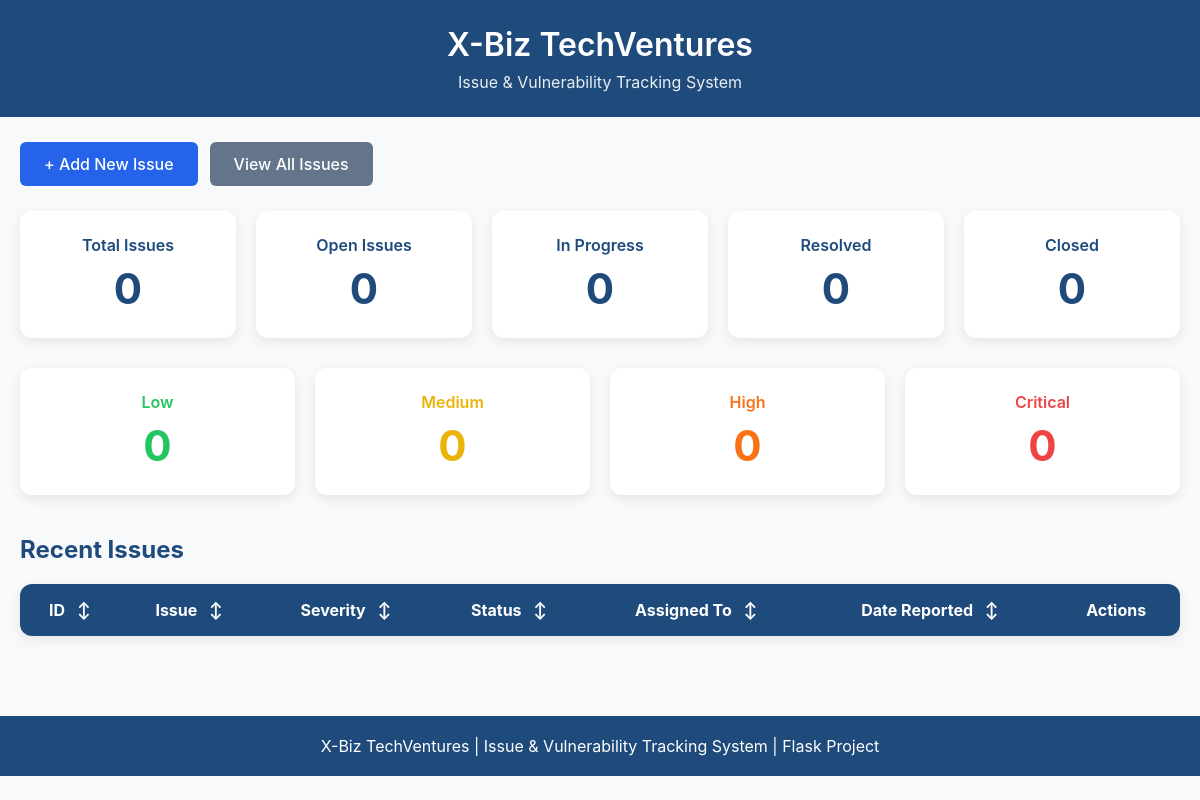
/, run on an earlier commit of the app's database.
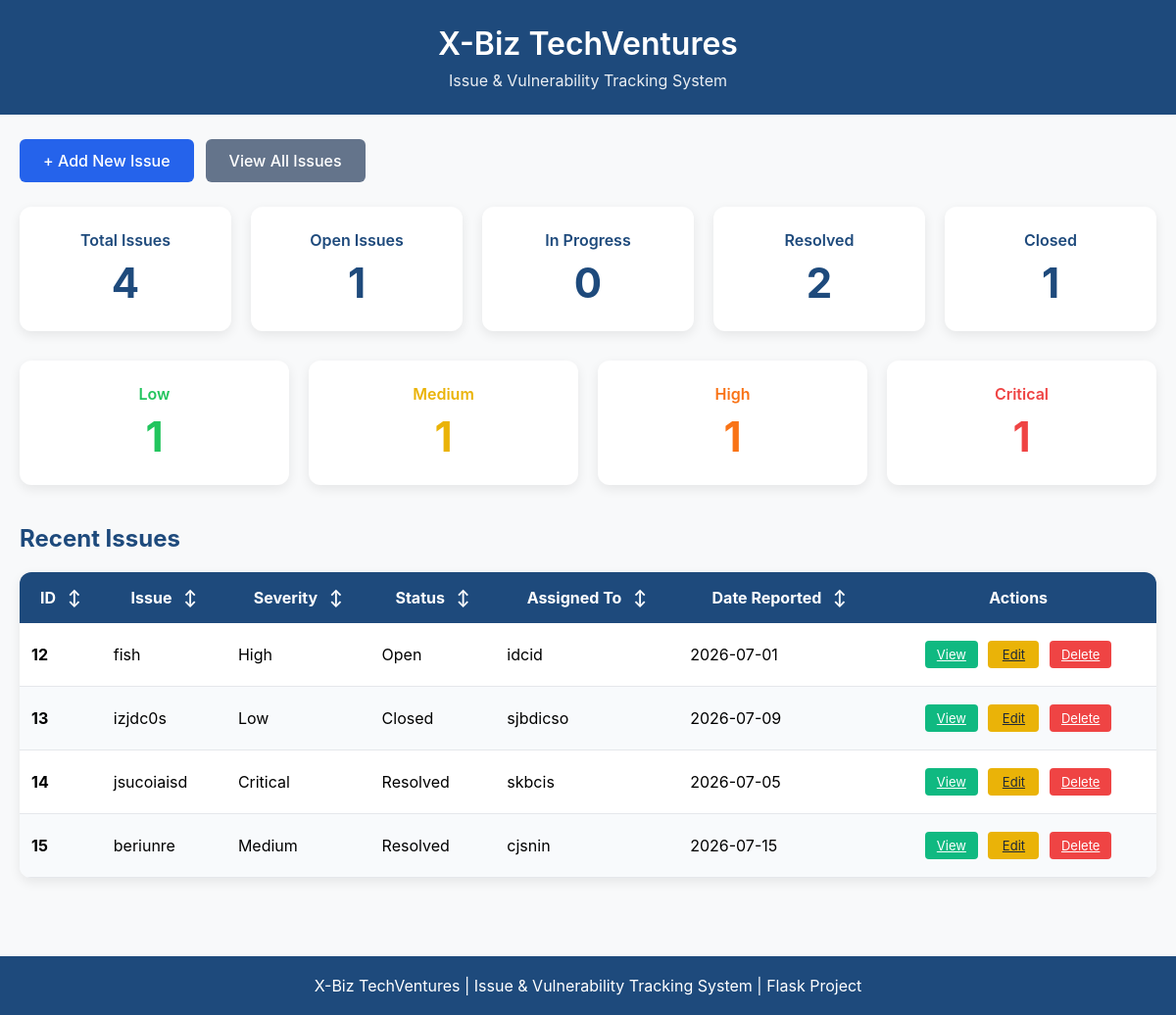
And on a later commit of the database.
### tables this page shows
CREATE TABLE issues(
            id INTEGER PRIMARY KEY AUTOINCREMENT,
            title TEXT NOT NULL,
            description TEXT NOT NULL,
            severity TEXT NOT NULL,
            status TEXT NOT NULL,
            assigned_to TEXT,
            date_reported DATE,
            cve TEXT,
            remediation TEXT,
            created_at TIMESTAMP DEFAULT CURRENT_TIMESTAMP,
            last_updated TIMESTAMP DEFAULT CURRENT_TIMESTAMP
        );

### app.py (the view)
@app.route("/")
def home():
    connection = sqlite3.connect("issues.db")
    connection.row_factory = sqlite3.Row
    cursor = connection.cursor()
    cursor.execute("SELECT * FROM issues ORDER BY id ASC")
    issues = cursor.fetchall()
    cursor.execute("SELECT COUNT(*) FROM issues")
    total_issues = cursor.fetchone()[0]
    cursor.execute("SELECT COUNT(*) FROM issues WHERE status='Open'")
    open_issues = cursor.fetchone()[0]
    cursor.execute("SELECT COUNT(*) FROM issues WHERE status='In Progress'")
    in_progress_issues = cursor.fetchone()[0]
    cursor.execute("SELECT COUNT(*) FROM issues WHERE status='Resolved'")
    resolved_issues = cursor.fetchone()[0]
    cursor.execute("SELECT COUNT(*) FROM issues WHERE status='Closed'")
    closed_issues = cursor.fetchone()[0]
    cursor.execute("SELECT COUNT(*) FROM issues WHERE severity='Low'")
    low_severity = cursor.fetchone()[0]
    cursor.execute("SELECT COUNT(*) FROM issues WHERE severity='Medium'")
    medium_severity = cursor.fetchone()[0]
    cursor.execute("SELECT COUNT(*) FROM issues WHERE severity='High'")
    high_severity = cursor.fetchone()[0]
    cursor.execute("SELECT COUNT(*) FROM issues WHERE severity='Critical'")
    critical_severity = cursor.fetchone()[0]
    connection.close()
    return render_template(
        "home.html",
        issues=issues,
        total_issues=total_issues,
        open_issues=open_issues,
        in_progress_issues=in_progress_issues,
        resolved_issues=resolved_issues,
        closed_issues=closed_issues,
        low_severity=low_severity,
        medium_severity=medium_severity,
        high_severity=high_severity,
        critical_severity=critical_severity
    )

### templates/home.html (shortened to what this page needs)
<!DOCTYPE html>
<html lang="en">
<head>
</head>
<body>
<header>
    <div class="header-content">
        <h1>X-Biz TechVentures</h1>
        <p class="subtitle">Issue &amp; Vulnerability Tracking System</p>
    </div>
</header>
<div class="nav-buttons">
    <a href="/add_issue" class="btn btn-primary">+ Add New Issue</a>
    <a href="/issues" class="btn btn-secondary">View All Issues</a>
</div>
<div class="container">
    <div class="stats">
        <div class="card">
            <h3>Total Issues</h3>
            <p>{{ total_issues }}</p>
        </div>
        <div class="card">
            <h3>Open Issues</h3>
            <p>{{ open_issues }}</p>
        </div>
        <div class="card">
            <h3>In Progress</h3>
            <p>{{ in_progress_issues }}</p>
        </div>
        <div class="card">
            <h3>Resolved</h3>
            <p>{{ resolved_issues }}</p>
        </div>
        <div class="card">
            <h3>Closed</h3>
            <p>{{ closed_issues }}</p>
        </div>
    </div>
    <div class="severity-stats">
        <div class="severity-card">
            <h3 class="low-text">Low</h3>
            <p class="low-text">{{ low_severity }}</p>
        </div>
        <div class="severity-card">
            <h3 class="medium-text">Medium</h3>
            <p class="medium-text">{{ medium_severity }}</p>
        </div>
        <div class="severity-card">
            <h3 class="high-text">High</h3>
            <p class="high-text">{{ high_severity }}</p>
        </div>
        <div class="severity-card">
            <h3 class="critical-text">Critical</h3>
            <p class="critical-text">{{ critical_severity }}</p>
        </div>
    </div>
    <h2>Recent Issues</h2>
    <table id="recentTable">
        <thead>
            <tr>
                <th onclick="sortTable(0, 'recentTable')">ID <span class="arrow" id="arrow0">↕</span></th>
                <th onclick="sortTable(1, 'recentTable')">Issue <span class="arrow" id="arrow1">↕</span></th>
                <th onclick="sortTable(2, 'recentTable')">Severity <span class="arrow" id="arrow2">↕</span></th>
                <th onclick="sortTable(3, 'recentTable')">Status <span class="arrow" id="arrow3">↕</span></th>
                <th onclick="sortTable(4, 'recentTable')">Assigned To <span class="arrow" id="arrow4">↕</span></th>
                <th onclick="sortTable(5, 'recentTable')">Date Reported <span class="arrow" id="arrow5">↕</span></th>
                <th class="center">Actions</th>
            </tr>
        </thead>
        <tbody>
            {% for issue in issues %}
            <tr>
                <td><strong>{{ issue.id }}</strong></td>
                <td>{{ issue.title }}</td>
                <td>{{ issue.severity }}</td>
                <td>{{ issue.status }}</td>
                <td>{{ issue.assigned_to or 'N/A' }}</td>
                <td>{{ issue.date_reported or 'N/A' }}</td>
                <td class="actions-cell">
                    <a href="/view_issue/{{ issue.id }}" class="btn-small btn-view">View</a>
                    <a href="/edit_issue/{{ issue.id }}" class="btn-small btn-edit">Edit</a>
                    <a href="/delete_issue/{{ issue.id }}" class="btn-small btn-delete" onclick="return confirm('Delete this issue?');">Delete</a>
                </td>
            </tr>
            {% endfor %}
        </tbody>
    </table>
</div>
<footer>
    X-Biz TechVentures | Issue &amp; Vulnerability Tracking System | Flask Project
</footer>
</body>
</html>

What changed in the data, as far as the page shows it:
added issues: id "12", title "fish", severity "High", status "Open", assigned_to "idcid", date_reported "2026-07-01"
added issues: id "13", title "izjdc0s", severity "Low", status "Closed", assigned_to "sjbdicso", date_reported "2026-07-09"
added issues: id "14", title "jsucoiaisd", severity "Critical", status "Resolved", assigned_to "skbcis", date_reported "2026-07-05"
added issues: id "15", title "beriunre", severity "Medium", status "Resolved", assigned_to "cjsnin", date_reported "2026-07-15"
Also different on the page:
{{ total_issues }}: "0" → "4"
{{ open_issues }}: "0" → "1"
{{ resolved_issues }}: "0" → "2"
{{ closed_issues }}: "0" → "1"
{{ low_severity }}: "0" → "1"
{{ medium_severity }}: "0" → "1"
{{ high_severity }}: "0" → "1"
{{ critical_severity }}: "0" → "1"
